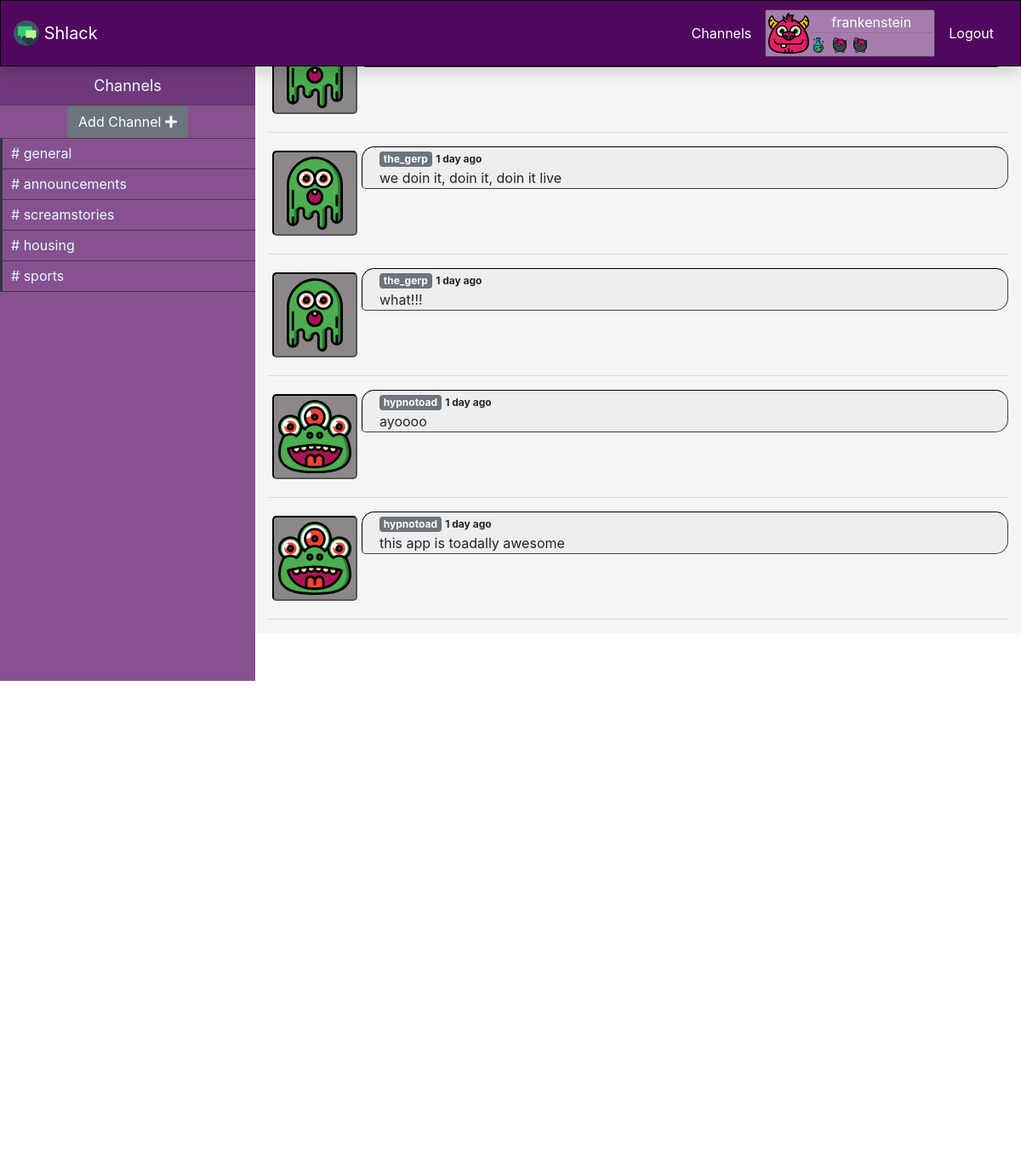
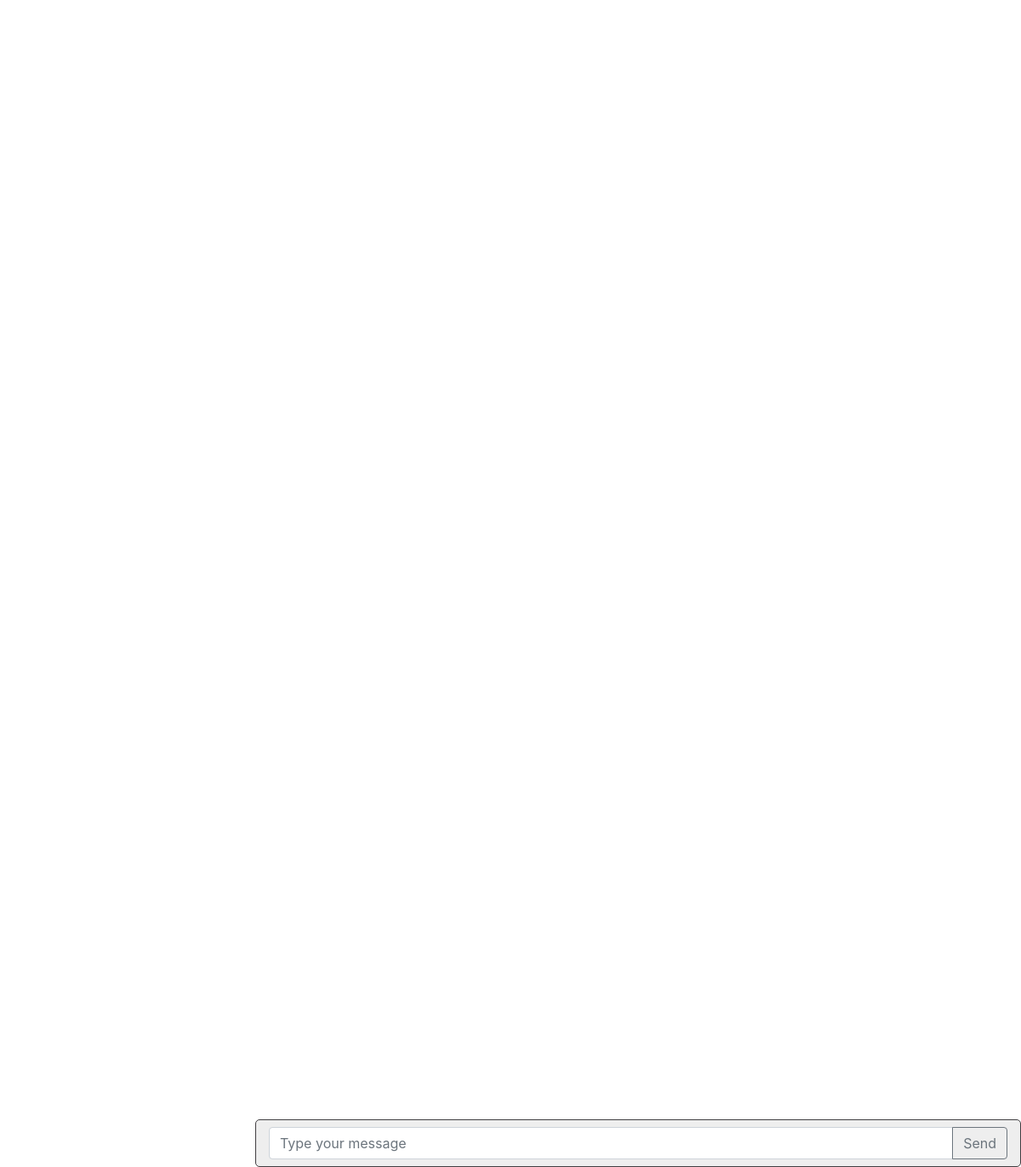
/channels/general (signed in), run on the app's committed database (2 pictures, top to bottom).
### models.py (models this page shows, shortened)
class User(UserMixin, db.Model):
    id = db.Column(db.Integer, primary_key=True)
    avatar = db.Column(db.String(64))
    username = db.Column(db.String(64), index=True, unique=True)
    email = db.Column(db.String(120), index=True, unique=True)
    password_hash = db.Column(db.String(128))
    posts = db.relationship("Post", backref="author", lazy="dynamic")

class Channel(db.Model):
    id = db.Column(db.Integer, primary_key=True)
    name = db.Column(db.String(300))
    posts = db.relationship("Post", backref="channel", lazy="dynamic")

class Post(db.Model):
    id = db.Column(db.Integer, primary_key=True)
    body = db.Column(db.String(300))
    timestamp = db.Column(db.DateTime, index=True, default=datetime.utcnow)
    user_id = db.Column(db.Integer, db.ForeignKey("user.id"))
    channel_id = db.Column(db.Integer, db.ForeignKey("channel.id"))
    @property
    def get_time_passed(self):
        now = datetime.utcnow()
        delta = now - self.timestamp
        if timedelta(seconds=0) <= delta < timedelta(minutes=2):
            return "1 min ago"
        elif timedelta(minutes=2) <= delta < timedelta(minutes=60):
            minutes = int(delta.total_seconds() // 60)
            return str(minutes) + " mins ago"
        elif timedelta(hours=1) <= delta < timedelta(hours=2):
            hours = int(delta.total_seconds() // 3600)
            return str(hours) + " hour ago"
        elif timedelta(minutes=60) <= delta < timedelta(hours=24):
            hours = int(delta.total_seconds() // 3600)
            return str(hours) + " hours ago"
        elif timedelta(hours=24) <= delta < timedelta(days=2):
            days = int(delta.total_seconds() // 86400)
            return str(days) + " day ago"
        elif timedelta(hours=2) <= delta < timedelta(days=365):
            days = int(delta.total_seconds() // 86400)
            return str(days) + " days ago"
        else:
            return "Error occurred"

### application.py (the view, shortened to what this page needs)
@app.route("/channels/<string:channel_name>", methods=["GET", "POST"])
@login_required
def channel(channel_name):
    new_channel_form = NewChannelForm()
    new_post_form = NewPostForm()
    channels = Channel.query.all()
    if not any(channel_name == channel.name for channel in channels):
        return redirect(url_for("channels"))
    cur_channel = Channel.query.filter_by(name=channel_name).first()
    posts = cur_channel.posts
    return render_template("channel.html",
                           new_channel_form=new_channel_form,
                           new_post_form=new_post_form,
                           channels=channels,
                           posts=posts)

### forms.py (shortened to what this page needs)
class NewChannelForm(FlaskForm):
    channel_name = StringField("Channel Name", validators=[DataRequired()])
    submit = SubmitField("Create")

class NewPostForm(FlaskForm):
    post_body = StringField("Post Body", validators=[DataRequired()])
    user_id = IntegerField("User ID")
    datetime = DateTimeField()
    submit = SubmitField("Send")

### models.py (called while the page is built)
@login.user_loader
def load_user(id_):
    return User.query.get(int(id_))

### templates/channel.html (shortened to what this page needs)
{% extends "layout.html" %}
{% block body %}
  <div id="sidebar" class="sidebar container-fluid">
    <div class="header">Channels</div>
    <div class="menu-list">
      <ul id="menu-content" class="menu-content collapse">
        <li class="add-channel justify-content-center d-flex">
          <button class="btn btn-secondary " data-target="#channel-modal" data-toggle="modal"> Add Channel <i
              class="fa fa-plus"></i></button>
        </li>
        {% for channel in channels %}
          <li class="channel">
            <a href={{ url_for('channel', channel_name=channel.name) }}># {{ channel.name }} </a>
          </li>
        {% endfor %}
      </ul>
    </div>
  </div>
  <div id="main" class="container-fluid">
    <div class="row">
      <div id="messages" class="col-12">
        {% for post in posts %}
          {% include "_post.html" %}
        {% endfor %}
      </div>
    </div>
    <form action="" method="POST" novalidate>
      <div id="message-box" class="row">
        <div class="col-12 message-box py-2">
          <div class="input-group ">
            {{ new_post_form.post_body(class_="form-control", placeholder="Type your message") }}
            <div class="input-group-append">
              {{ new_post_form.submit(id="msg-send-btn", class_="btn btn-outline-secondary") }}
            </div>
          </div>
        </div>
      </div>
    </form>
  </div>
{% endblock %}

### templates/layout.html (shortened to what this page needs)
<!DOCTYPE html>
<html lang="en">
<head>
  <link rel="stylesheet" href="https://maxcdn.bootstrapcdn.com/bootstrap/4.5.0/css/bootstrap.min.css">
  <link rel="stylesheet" href="https://stackpath.bootstrapcdn.com/font-awesome/4.7.0/css/font-awesome.min.css" type="text/css">
  <link rel="stylesheet" href="https://cdnjs.cloudflare.com/ajax/libs/font-awesome/5.14.0/css/all.min.css" type="text/css">
  <link rel="stylesheet" href="https://cdnjs.cloudflare.com/ajax/libs/font-awesome/5.14.0/css/regular.min.css" type="text/css">
  <link rel="stylesheet" href="https://cdnjs.cloudflare.com/ajax/libs/font-awesome/5.14.0/css/solid.min.css" type="text/css">
  <link rel="stylesheet" type="text/css" href="{{ url_for('static', filename='style.css' ) }}">
</head>
<body>
<div id="navbar" class="container-fluid fixed-top position-sticky shadow">
      <ul class="navbar-list">
        <li>
          <a class="navbar-brand" href="{{url_for('index')}}">
            <img src="/static/images/brand-icons/017-speech-bubble-2.svg" width="30" height="30" class="d-inline-block align-top" alt="">
          Shlack
          </a>
        </li>
        {% if not current_user.is_authenticated %}
        <li class="nav-item ml-auto">
          <a class="nav-link" href="{{ url_for("login") }}">Login</a>
        </li>
        <li class="nav-item">
          <a class="nav-link nav-fill" href="{{ url_for("signup") }}">Sign Up</a>
        </li>
      {% else %}
        <li class="nav-item ml-auto">
          <a class="nav-link" href="{{ url_for("channels") }}">Channels</a>
        </li>
        <li class="nav-item">
          <div class="usercard d-flex flex-row no-gutters">
              <img src={{ current_user.avatar }}/>
            <div class="col">
              <p class="text-center text-white my-0">{{ current_user.username }}</p>
              <hr class="my-0">
              <span><img src="/static/images/specials/006-flask.svg" style="height: 20px; width: 20px;"></span>
              <span><img src="/static/images/specials/009-cauldron.svg" style="height: 20px; width: 20px;"></span/>
              <span><img src="/static/images/specials/009-cauldron.svg" style="height: 20px; width: 20px;"></span/>
              </div>
          </div>
        </li>
        <li class="nav-item pl-0">
          <a class="nav-link" href="{{ url_for("logout") }}">Logout</a>
        </li>
      {% endif %}
      </ul>
</div>
{% block body %}{% endblock %}
</body>
</html>

### templates/_post.html
{% if current_user == post.author %}
  <div class="media chat self">
    <img src={{ post.author.avatar }} style="height: 100px;"/>
    <div class="media-body">
      <span class="badge badge-primary">{{ post.author.username }}</span> <span class="timestamp"> {{ post.get_time_passed }}</span>
      <p>{{ post.body }}</p>
    </div>
  </div>
  <hr>
{% else %}
  <div class="media chat">
    <img src={{ post.author.avatar }} style="height: 100px;"/>
    <div class="media-body">
      <span class="badge badge-secondary">{{ post.author.username }}</span> <span class="timestamp"> {{ post.get_time_passed }}</span>
      <p>{{ post.body }}</p>
    </div>
  </div>
  <hr>
{% endif %}

### static/style.css (style rules this page uses)
* { box-sizing: border-box; }
body, html { margin: 0px; padding: 0px; max-height: 100%; height: 100%; }
#navbar { background: #51075e; border: 1px solid black; }
.navbar-list { display: flex; flex-direction: row; list-style: none; align-items: center; margin: 10px 0; padding: 0; }
.navbar-list .navbar-brand, .navbar-list .nav-link { color: #ffffff; align-items: center; }
.usercard { background: #a67cae; border: 1px solid #403e41; padding: 2px; border-radius: 2.5px; width: 200px; }
.usercard img { padding: 1px; border-radius: 2.5px; width: 50px; height: 50px; }
.sidebar { overflow: auto; background-color: #875191; position: fixed; left: 0px; padding: 0px; width: 300px; height: 100%; color: #e1ffff; }
.sidebar .menu-content { padding: 0px; }
.sidebar .header { background-color: #71397c; border-bottom: 1px solid #403e41; line-height: 45px; display: block; text-align: center; font-size: large; }
.sidebar .add-channel { border-style: none; border-bottom: 1px solid #403e41; }
.sidebar .channel { list-style: none; padding: 0px; margin: 0px; line-height: 35px; cursor: pointer; }
.sidebar .channel { padding-left: 0px; border-left: 3px solid #2e353d; border-bottom: 1px solid #403e41; }
.sidebar .channel a { text-decoration: none; color: #e1ffff; padding-left: 10px; }
#main { overflow: auto; background: #f5f5f5; }
#message-box { position: fixed; bottom: 0; background: #eeeeee; border: 1px solid #403e41; border-radius: 5px; }
.media { display: flex; flex-direction: row; border-radius: 5px; margin-bottom: 5px; }
.media .timestamp { font-weight: bold; margin: 0; font-size: 12px; }
.media img { height: 100px; padding: 5px; margin: 5px; background: #8b878b; border: 2px inset black; border-radius: 5px; align-self: flex-end; }
.media-body { background: #eeeeee; border: 1.5px inset #403e41; border-radius: 15px 15px 15px 5px; padding: 0px 20px; margin-bottom: 5px; }
.media-body p { margin-bottom: 0px; }
@media (min-width: 767px) { .sidebar .menu-list .menu-content { display: block; } }
@media (min-width: 767px) { #main { width: calc(100% - 300px); float: right; } }
@media (min-width: 767px) { #message-box { width: calc(100% - 300px); } }

### data on the page
User: avatar (picture), username "frankenstein"
Channel: name "general"
Channel: name "announcements"
Channel: name "screamstories"
Channel: name "housing"
Channel: name "sports"
Post: author.avatar (picture)
Post: author.avatar (picture), author.username "the_gerp", get_time_passed "1 day ago", body "we doin it, doin it, doin it live"
Post: author.avatar (picture), author.username "the_gerp", get_time_passed "1 day ago", body "what!!!"
Post: author.avatar (picture), author.username "hypnotoad", get_time_passed "1 day ago", body "ayoooo"
Post: author.avatar (picture), author.username "hypnotoad", get_time_passed "1 day ago", body "this app is toadally awesome"
